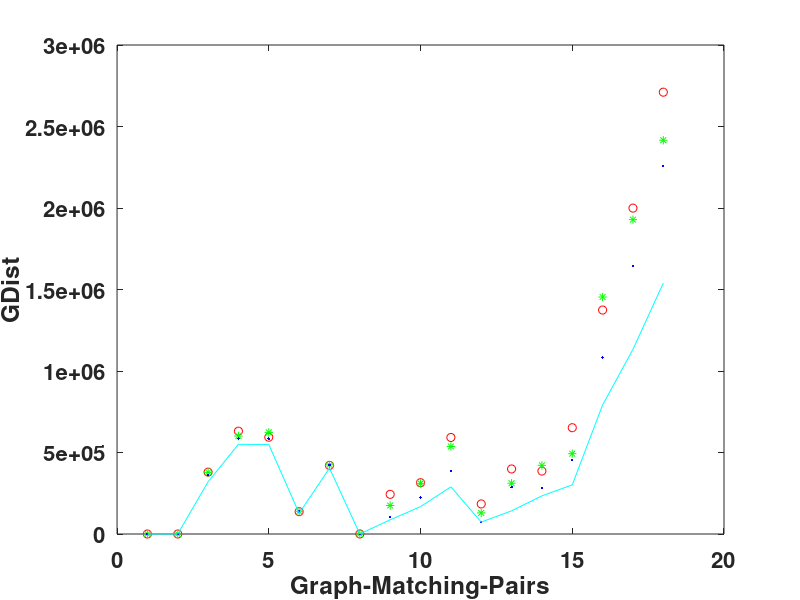

Recreate this plot in MATLAB.
%.
%August 12, 2013. 12:06 AM.
%Nagesh Adluru.
%Recording the Gdist from the other algorithms (Umeyama, QCV, RANK, PATH).
%Results are located in
%/home/adluru/Writing/IJCV2012/RevisionMaterial/SyntheticExperiments/graphm-0.52/test
%/home/adluru/Writing/IJCV2012/RevisionMaterial/SyntheticExperiments/graphm-0.52/test_simple
%/home/adluru/Writing/IJCV2012/RevisionMaterial/SyntheticExperiments/graphm-0.52/test_qap

clear all;
close all;

%Alpha=0
U_GD=zeros(18,1);
RANK_GD=zeros(18,1);
QCV_GD=zeros(18,1);
PATH_GD=zeros(18,1);
i=1;U_GD(i)=2.875058e+01;RANK_GD(i)=3.044857e+01;QCV_GD(i)=1.604798e+01;PATH_GD(i)=8.446076e+00;%test
i=2;U_GD(i)=3.400000e+01;RANK_GD(i)=3.800000e+01;QCV_GD(i)=1.400000e+01;PATH_GD(i)=6.000000e+00;%test_simple
i=3;U_GD(i)=3.794700e+05;RANK_GD(i)=3.781700e+05;QCV_GD(i)=3.624700e+05;PATH_GD(i)=3.203940e+05;
i=4;U_GD(i)=6.307300e+05;RANK_GD(i)=6.008820e+05;QCV_GD(i)=5.850540e+05;PATH_GD(i)=5.502340e+05;
i=5;U_GD(i)=5.939020e+05;RANK_GD(i)=6.234380e+05;QCV_GD(i)=5.848700e+05;PATH_GD(i)=5.493740e+05;
i=6;U_GD(i)=1.371380e+05;RANK_GD(i)=1.389740e+05;QCV_GD(i)=1.389740e+05;PATH_GD(i)=1.267020e+05;
i=7;U_GD(i)=4.207360e+05;RANK_GD(i)=4.241640e+05;QCV_GD(i)=4.227200e+05;PATH_GD(i)=4.040360e+05;
i=8;U_GD(i)=3.420000e+02;RANK_GD(i)=3.300000e+02;QCV_GD(i)=3.300000e+02;PATH_GD(i)=3.180000e+02;
i=9;U_GD(i)=2.432880e+05;RANK_GD(i)=1.748600e+05;QCV_GD(i)=1.043520e+05;PATH_GD(i)=8.717200e+04;
i=10;U_GD(i)=3.145460e+05;RANK_GD(i)=3.105060e+05;QCV_GD(i)=2.238460e+05;PATH_GD(i)=1.675420e+05;
i=11;U_GD(i)=5.921740e+05;RANK_GD(i)=5.370260e+05;QCV_GD(i)=3.871500e+05;PATH_GD(i)=2.893900e+05;
i=12;U_GD(i)=1.843980e+05;RANK_GD(i)=1.294420e+05;QCV_GD(i)=7.327800e+04;PATH_GD(i)=7.327800e+04;
i=13;U_GD(i)=3.990380e+05;RANK_GD(i)=3.114460e+05;QCV_GD(i)=2.873700e+05;PATH_GD(i)=1.419540e+05;
i=14;U_GD(i)=3.860920e+05;RANK_GD(i)=4.210840e+05;QCV_GD(i)=2.823760e+05;PATH_GD(i)=2.340000e+05;
i=15;U_GD(i)=6.521400e+05;RANK_GD(i)=4.928360e+05;QCV_GD(i)=4.546240e+05;PATH_GD(i)=3.014720e+05;
i=16;U_GD(i)=1.373988e+06;RANK_GD(i)=1.453948e+06;QCV_GD(i)=1.083528e+06;PATH_GD(i)=7.914920e+05;
i=17;U_GD(i)=1.999248e+06;RANK_GD(i)=1.928588e+06;QCV_GD(i)=1.642544e+06;PATH_GD(i)=1.132812e+06;
i=18;U_GD(i)=2.710548e+06;RANK_GD(i)=2.415644e+06;QCV_GD(i)=2.256852e+06;PATH_GD(i)=1.539196e+06;

save('Other_Algo_GDists_18.mat','U_GD','RANK_GD','QCV_GD','PATH_GD');
figure(1);clf(1);
plot(U_GD,'ro');hold on;plot(RANK_GD,'g*');plot(QCV_GD,'b.');plot(PATH_GD,'c');
set(gcf,'color','w');set(gca,'fontweight','b','fontsize',16);
xlabel('Graph-Matching-Pairs');ylabel('GDist');